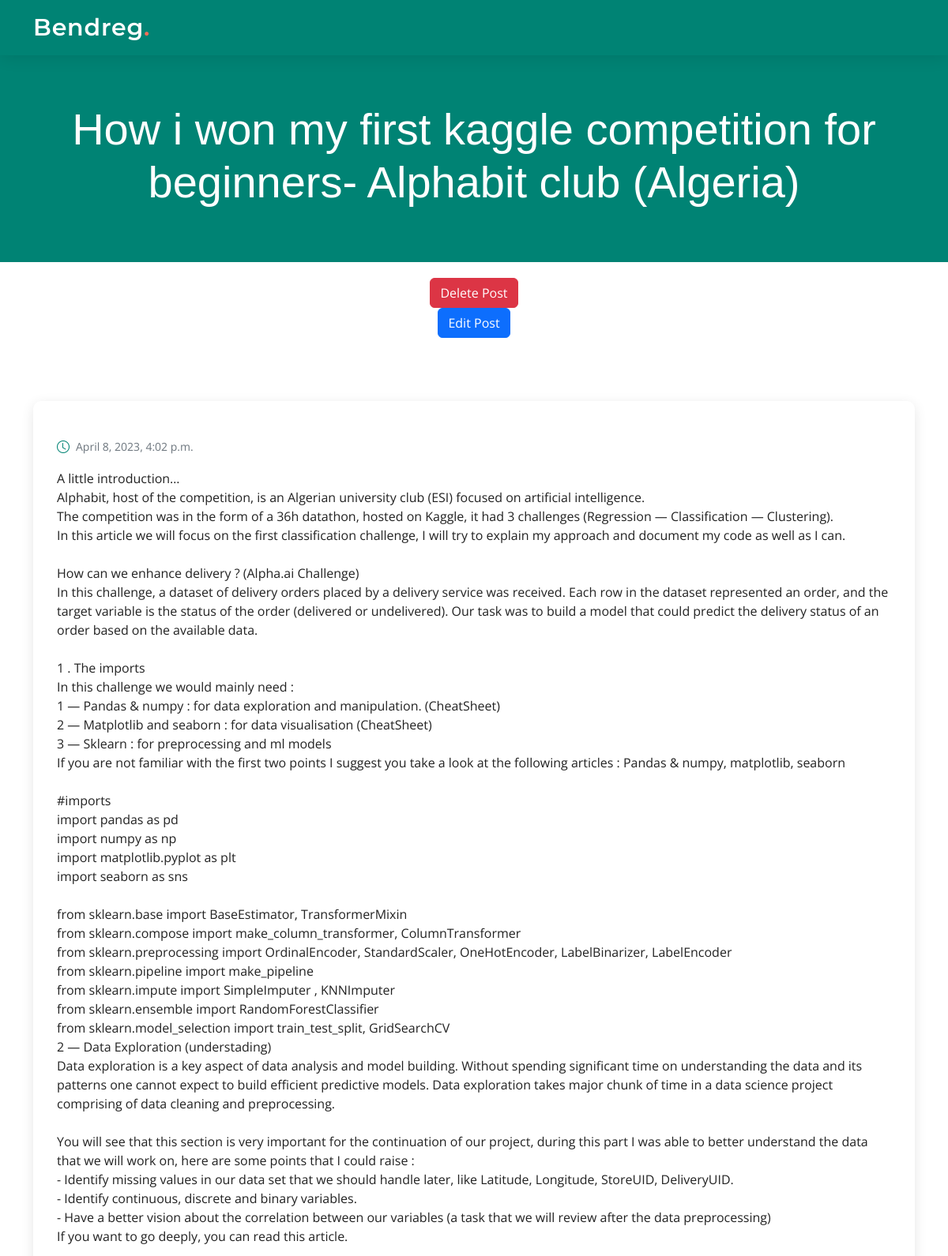
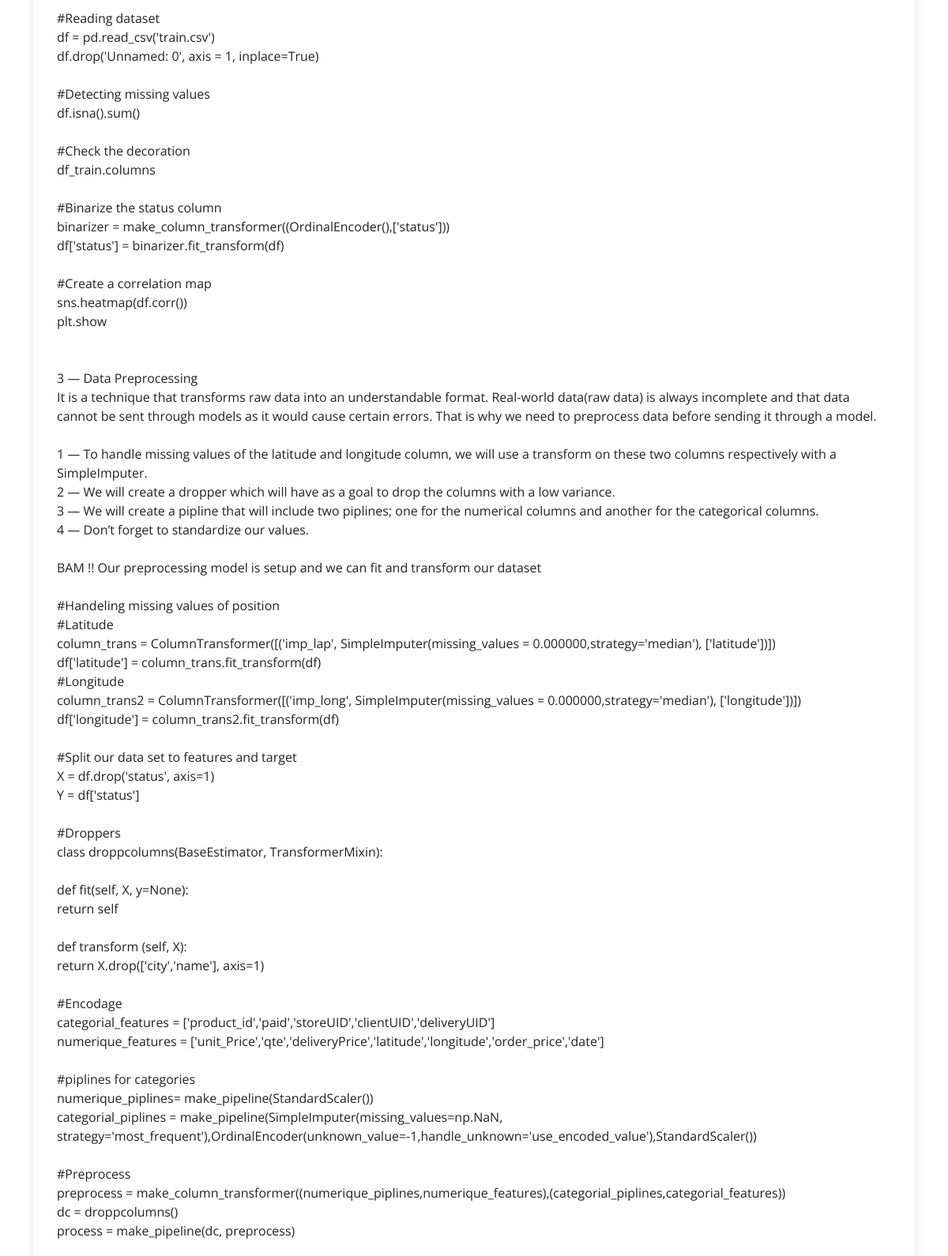
/post/1 (upper part), run on the app's committed database (2 pictures, top to bottom).
### posts/models.py (models this page shows, shortened)
class Post(models.Model):
    title = models.CharField(max_length=200)
    body = models.TextField()
    date = models.DateTimeField(default=datetime.now, blank=True)
    category = models.CharField(max_length=200, default='uncategorized')

### posts/views.py (the view)
# urls.py: path('post/<str:id>', views.post, name='post'),
def post(request,id):
    posts = Post.objects.get(id=id)
    return render(request, 'post.html', {'posts': posts})

### templates/post.html (shortened to what this page needs)
{% load static %}
<!DOCTYPE html>
<html lang="en">
<head>
  <link href="{% static 'assets/vendor/bootstrap/css/bootstrap.min.css' %}" rel="stylesheet">
  <link href="{% static 'assets/vendor/bootstrap-icons/bootstrap-icons.css' %}" rel="stylesheet">
  <link href="{% static 'assets/vendor/aos/aos.css" rel="stylesheet' %}">
  <link href="{% static 'assets/vendor/glightbox/css/glightbox.min.css' %}" rel="stylesheet">
  <link href="{% static 'assets/vendor/swiper/swiper-bundle.min.css' %}" rel="stylesheet">
  <link href="{% static 'assets/css/main.css' %}" rel="stylesheet">
</head>
<body>
  <header id="header" class="header d-flex align-items-center">
    <div class="container-fluid container-xl d-flex align-items-center justify-content-between">
      <a href="/" class="logo d-flex align-items-center">
        <h1>Bendreg<span>.</span></h1>
      </a>
    </div>
  </header>
  <main id="main">
    <div class="breadcrumbs">
      <div class="page-header d-flex align-items-center">
        <div class="container position-relative">
          <div class="row d-flex justify-content-center text-center">
              <h2>{{ posts.title }}</h2>
          </div>
        </div>
      </div>
    </div>
    <div style="text-align: center; margin: 20px auto">
        <div class="row">
            <div>
                <a href="/delete/{{posts.id}}" class="btn btn-danger" onclick="return confirm('Are you sure you want to delete this post?{{ posts.id }}')">Delete Post</a>
            </div>
            <div>
                <a href="/edit/{{posts.id}}" class="btn btn-primary">Edit Post</a>
            </div>
        </div>
    </div>
    <section id="blog" class="blog">
      <div class="container" data-aos="fade-up">
        <div class="row g-5">
          <div>
            <article class="blog-details">
              <div class="meta-top">
                <ul>
                  <li class="d-flex align-items-center"><i class="bi bi-clock"></i> <a href="post.html"><time datetime="2020-01-01">
                      {{ posts.date }}</time></a></li>
                </ul>
              </div>
              <div class="content">
                <p>
                  {{ posts.body|linebreaksbr }}
                </p>
              </div>
            </article>
          </div>
        </div>
      </div>
    </section>
  </main>
</body>
</html>

### static/assets/css/main.css (style rules this page uses)
:root { --font-default: "Open Sans", system-ui, -apple-system, "Segoe UI", Roboto, "Helvetica Neue", Arial, "Noto Sans", "Liberation Sans", sans-serif, "Apple Color Emoji", "Segoe UI Emoji", "Segoe UI Symbol", "Noto Color Emoji"; --font-primary: "Montserrat", sans-serif; --font-secondary: "Poppins", sans-serif; }
:root { --color-default: #222222; --color-primary: #008374; --color-secondary: #f85a40; }
:root { scroll-behavior: smooth; }
body { font-family: var(--font-default); color: var(--color-default); }
a { color: var(--color-primary); text-decoration: none; }
h1, h2, h3, h4, h5, h6 { font-family: var(--font-primary); }
section { padding: 60px 0; overflow: hidden; }
.breadcrumbs .page-header { padding: 60px 0 60px 0; min-height: 20vh; position: relative; background-color: var(--color-primary); }
.breadcrumbs .page-header h2 { font-size: 56px; font-weight: 500; color: #fff; font-family: var(--font-secondary); }
.header { transition: all 0.5s; z-index: 997; height: 90px; background-color: var(--color-primary); }
.header.sticked { position: fixed; top: 0; right: 0; left: 0; height: 70px; box-shadow: 0px 2px 20px rgba(0, 0, 0, 0.1); }
.header .logo h1 { font-size: 30px; margin: 0; font-weight: 600; letter-spacing: 0.8px; color: #fff; font-family: var(--font-primary); }
.header .logo h1 span { color: #f96f59; }
.sticked-header-offset { margin-top: 70px; }
section { scroll-margin-top: 70px; }
.blog .blog-details { box-shadow: 0 4px 16px rgba(0, 0, 0, 0.1); padding: 30px; border-radius: 10px; }
.blog .blog-details .content { margin-top: 20px; }
.blog .blog-details .meta-top { margin-top: 20px; color: #6c757d; }
.blog .blog-details .meta-top ul { display: flex; flex-wrap: wrap; list-style: none; align-items: center; padding: 0; margin: 0; }
.blog .blog-details .meta-top i { font-size: 16px; margin-right: 8px; line-height: 0; color: var(--color-primary); }
.blog .blog-details .meta-top a { color: #6c757d; font-size: 14px; display: inline-block; line-height: 1; }

### data on the page
Post: title "How i won my first kaggle competition for beginners- Alphabit club (Algeria)", date "April 8, 2023, 4:02 p.m.", body "A little introduction… Alphabit, host of the competition, is an Algerian university club (ESI) focused on artificial intelligence. The competition was in the form of a 36h datathon, hosted on Kaggle, it had 3 challenges (Regression — Classification — Clustering). In this article we will focus on the first classification challenge, I will try to explain my approach and document my code as well as I can. How can we enhance delivery ? (Alpha.ai Challenge) In this challenge, a dataset of delivery orders placed by a delivery service was received. Each row in the dataset represented an order, and the target variable is the status of the order (delivered or undelivered). Our task was to build a…"
